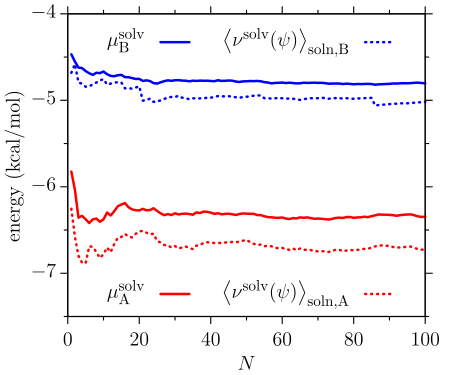

Reproduce this figure in gnuplot.
reset

set style line 1 lt 8 lc rgb "black" lw 2
set linestyle 1 lc rgb "black" lw 4
set linestyle 2 lc rgb "forest-green" lw 4

set linestyle 3 lc rgb "red" lw 4
set linestyle 4 lc rgb "red" lw 3
set linestyle 5 lc rgb "red" lw 3
set linestyle 6 lc rgb "dark-red" lw 5

set linestyle 7 lc rgb "blue" lw 3
set linestyle 8 lc rgb "blue" lw 3
set linestyle 9 lc rgb "blue" lw 3 dt (1,1)
set linestyle 10 lc rgb "midnight-blue" lw 5 dt 3

set linestyle 10 lw 1 pt 4 ps 0.9 lc rgb "midnight-blue"

set terminal tikz createstyle color size 100mm,80mm
set output "figure11_plt.tex"

set border lw 2
set key nobox
set key maxrows 1  right top vertical width -5 font ",15" offset -2,0 samplen 2 spacing 2
set tics out
set yrange[-7.5:-4]
set xrange[0:100]
set ytics 1 offset 1,0
set mytics 2
set tics font ",15"
#set format y "%.1f"
set xtics 20 offset 0,-0.5
set mxtics 2
set ylabel "energy (kcal/mol)" font ",15" offset -1.5,0
set xlabel "$N$" font ",15" offset 0,-1
set style fill solid 0.8 noborder
set margin 5,0,1,0
array tit[6] = ["$\\mu^\\text{solv}_\\text{A}$","$\\mu^\\text{solv}_\\text{B}$","$\\ev{\\nu^\\text{solv}(\\psi)}_\\text{soln,A}$","$\\ev{\\nu^\\text{solv}(\\psi)}_\\text{soln,B}$","$\\ev{\\zeta(\\psi)}_\\text{iso}$","Flexible BAR"]
plot  "Aacid/a.dat" u 1:($2) w l lc rgb "red" title "",\
      "Aacid/a.dat" u 1:2 w l lw 4.5 lc rgb "red" title tit[1] at 0.3,0.11,\
     "Aacid/b.dat" u 1:($2) w l lc rgb "blue" title "",\
     "Aacid/b.dat" u 1:2 w l lw 4.5 lc rgb "blue" title tit[2] at 0.3,0.91,\
     "Aacid/a.dat" u 1:5 w l lw 4.5 dt (0.4,2) lc rgb "red" title tit[3] at 0.82,0.11,\
     "Aacid/b.dat" u 1:5 w l lw 4.5 dt (0.4,2) lc rgb "blue" title tit[4] at 0.82,0.91,\
